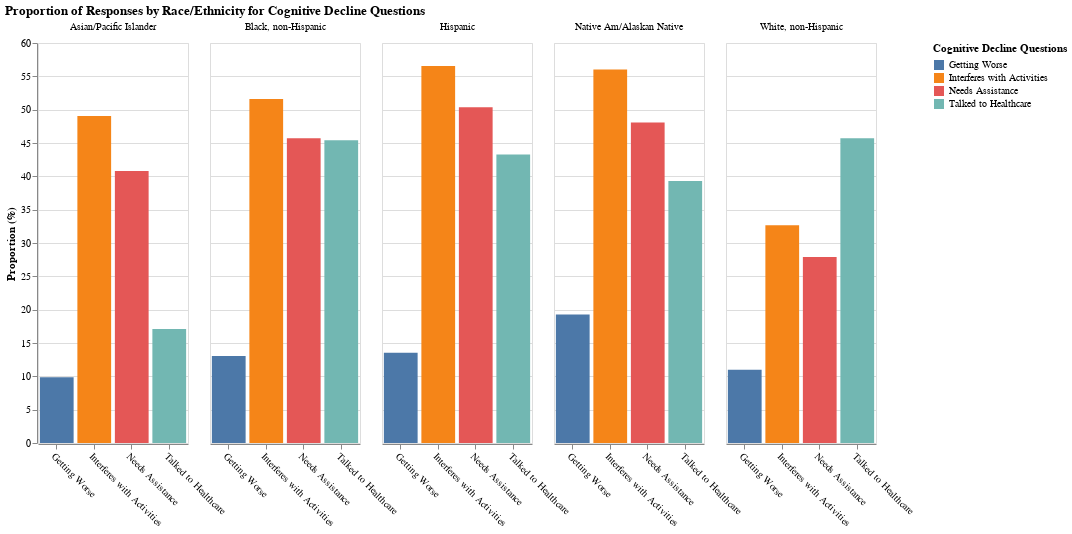

Source (notebook cell):
### Code cell
race_data = cognitive_decline_df[cognitive_decline_df['StratificationCategory2'] == 'Race/Ethnicity']

mean_race_values = race_data.groupby(['Stratification2', 'Question_Simple'])['Data_Value'].mean().reset_index()

race_grouped_chart = alt.Chart(mean_race_values).mark_bar().encode(
    x=alt.X('Question_Simple:N', title=None, axis=alt.Axis(labelAngle=45)),
    y=alt.Y('Data_Value:Q', title='Proportion (%)'),
    color=alt.Color('Question_Simple:N', title='Cognitive Decline Questions'),
    column=alt.Column('Stratification2:N', title=None),
    tooltip=[alt.Tooltip('Stratification2', title='Race/Ethnicity'),
             alt.Tooltip('Question_Simple', title='Question'),
             alt.Tooltip('Data_Value:Q', title='Proportion (%)', format='.1f')]
).properties(
    title='Proportion of Responses by Race/Ethnicity for Cognitive Decline Questions',
    width=150,
    height=400
)

race_grouped_chart

### Figure 1 — Vega-Lite specification as saved in the notebook (floating-point values rounded to 4 significant figures)
{"config": {"view": {"continuousWidth": 400, "continuousHeight": 300}}, "data": {"name": "data-bba2869d11877f3d6d9ece8b64ac7b66"}, "mark": "bar", "encoding": {"color": {"field": "Question_Simple", "title": "Cognitive Decline Questions", "type": "nominal"}, "column": {"field": "Stratification2", "title": null, "type": "nominal"}, "tooltip": [{"field": "Stratification2", "title": "Race/Ethnicity", "type": "nominal"}, {"field": "Question_Simple", "title": "Question", "type": "nominal"}, {"field": "Data_Value", "format": ".1f", "title": "Proportion (%)", "type": "quantitative"}], "x": {"axis": {"labelAngle": 45}, "field": "Question_Simple", "title": null, "type": "nominal"}, "y": {"field": "Data_Value", "title": "Proportion (%)", "type": "quantitative"}}, "height": 400, "title": "Proportion of Responses by Race/Ethnicity for Cognitive Decline Questions", "width": 150, "$schema": "https://vega.github.io/schema/vega-lite/v4.17.0.json", "datasets": {"data-bba2869d11877f3d6d9ece8b64ac7b66": [{"Stratification2": "Asian/Pacific Islander", "Question_Simple": "Getting Worse", "Data_Value": 9.871}, {"Stratification2": "Asian/Pacific Islander", "Question_Simple": "Interferes with Activities", "Data_Value": 49.04}, {"Stratification2": "Asian/Pacific Islander", "Question_Simple": "Needs Assistance", "Data_Value": 40.78}, {"Stratification2": "Asian/Pacific Islander", "Question_Simple": "Talked to Healthcare", "Data_Value": 17.08}, {"Stratification2": "Black, non-Hispanic", "Question_Simple": "Getting Worse", "Data_Value": 13.04}, {"Stratification2": "Black, non-Hispanic", "Question_Simple": "Interferes with Activities", "Data_Value": 51.6}, {"Stratification2": "Black, non-Hispanic", "Question_Simple": "Needs Assistance", "Data_Value": 45.73}, {"Stratification2": "Black, non-Hispanic", "Question_Simple": "Talked to Healthcare", "Data_Value": 45.41}, {"Stratification2": "Hispanic", "Question_Simple": "Getting Worse", "Data_Value": 13.53}, {"Stratification2": "Hispanic", "Question_Simple": "Interferes with Activities", "Data_Value": 56.53}, {"Stratification2": "Hispanic", "Question_Simple": "Needs Assistance", "Data_Value": 50.38}, {"Stratification2": "Hispanic", "Question_Simple": "Talked to Healthcare", "Data_Value": 43.29}, {"Stratification2": "Native Am/Alaskan Native", "Question_Simple": "Getting Worse", "Data_Value": 19.29}, {"Stratification2": "Native Am/Alaskan Native", "Question_Simple": "Interferes with Activities", "Data_Value": 56.04}, {"Stratification2": "Native Am/Alaskan Native", "Question_Simple": "Needs Assistance", "Data_Value": 48.08}, {"Stratification2": "Native Am/Alaskan Native", "Question_Simple": "Talked to Healthcare", "Data_Value": 39.29}, {"Stratification2": "White, non-Hispanic", "Question_Simple": "Getting Worse", "Data_Value": 11.0}, {"Stratification2": "White, non-Hispanic", "Question_Simple": "Interferes with Activities", "Data_Value": 32.67}, {"Stratification2": "White, non-Hispanic", "Question_Simple": "Needs Assistance", "Data_Value": 27.89}, {"Stratification2": "White, non-Hispanic", "Question_Simple": "Talked to Healthcare", "Data_Value": 45.73}]}}
